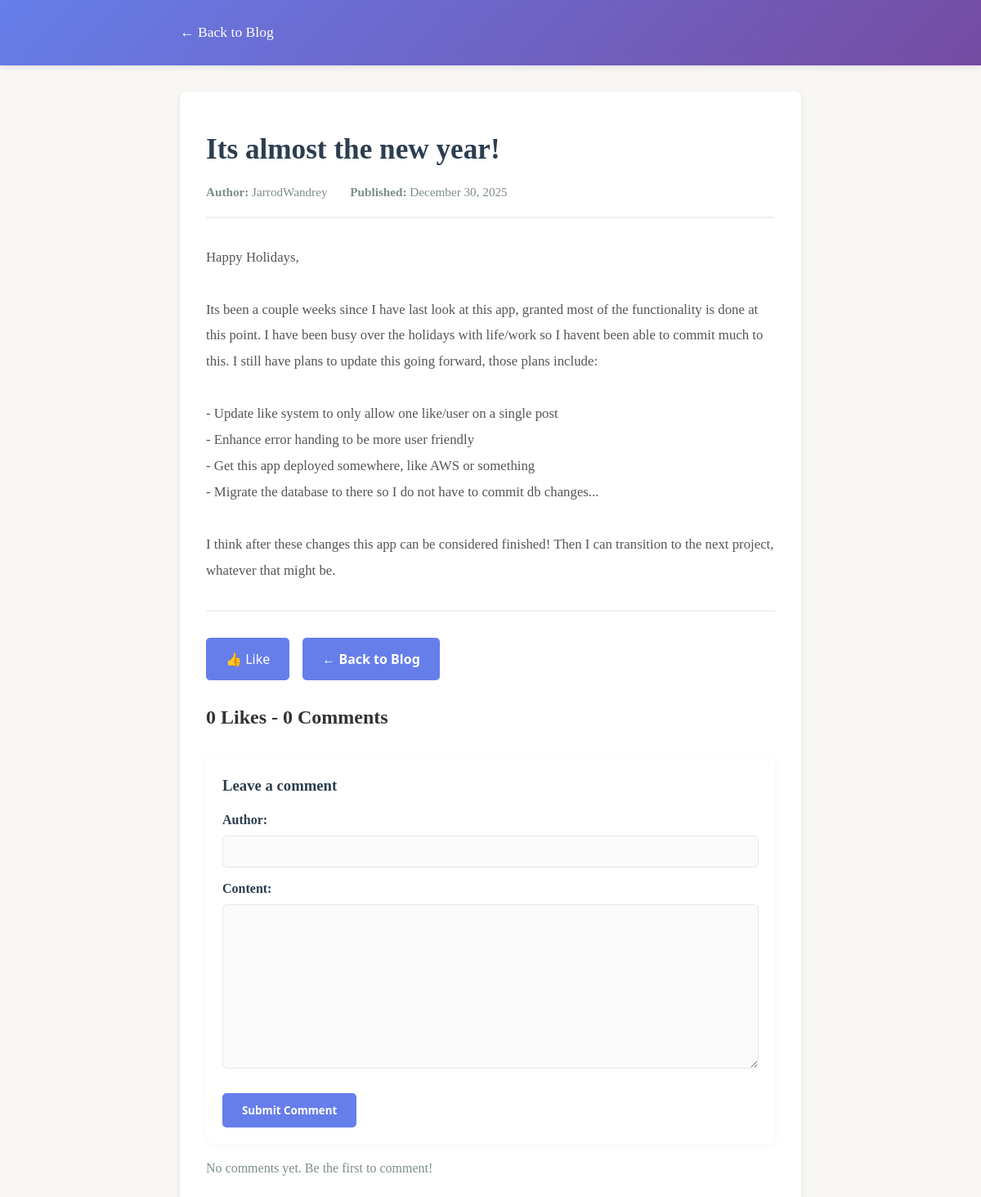
The page /show/8/ on the database as committed earlier.
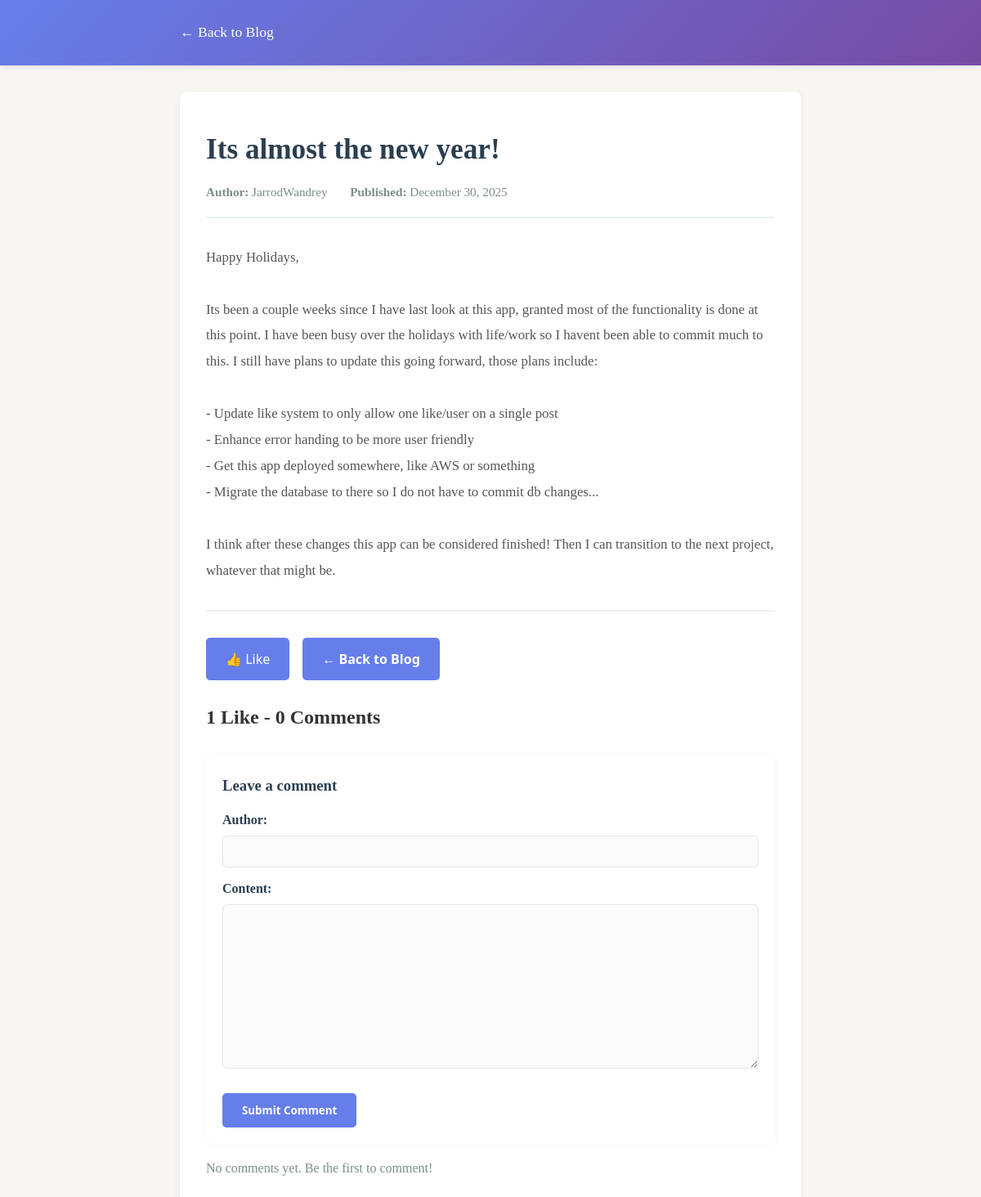
The same page on the database as committed later.
### blog/models.py (models this page shows)
class Post(models.Model):
    title = models.CharField(max_length=200)
    author = models.CharField(max_length=50)
    content = models.TextField()
    created_at = models.DateTimeField(auto_now_add=True)
    likes = models.IntegerField(default=0)

### blog/views.py (the view, shortened to what this page needs)
# urls.py: path('show/<int:post_id>/', views.show_post, name='show_post'),
def show_post(request, post_id):
    form = CommentForm()
    post = get_post_by_id(post_id)
    if post:
        return render(request, 'show_post.html', {'post': post, 'form': form})
    else:
        return HttpResponse("Post not found", status=404)

### blog/forms.py
class CommentForm(forms.ModelForm):
    author = forms.CharField(max_length=50, required=True, label='Author')
    content = forms.CharField(widget=forms.Textarea, required=True, label='Content')
    class Meta:
        model = Comment
        fields = ['author', 'content']

### blog/services.py (called while the page is built)
def get_post_by_id(post_id):
    try:
        post = Post.objects.get(id=post_id)
        return post
    except Post.DoesNotExist:
        return None

### blog/templates/show_post.html (shortened to what this page needs)
<!DOCTYPE html>
<html lang="en">
<head>
</head>
<body>
    <header>
        <div class="container">
            <a href="/" class="header-link">← Back to Blog</a>
        </div>
    </header>
    <div class="container">
        <div class="post-content-section">
            <h1>{{ post.title }}</h1>
            <div class="post-meta">
                <span><strong>Author:</strong> {{ post.author }}</span>
                <span><strong>Published:</strong> {{ post.created_at|date:"F d, Y" }}</span>
            </div>
            <div class="post-body">{{ post.content|escape }}</div>
            <div class="button-group">
                <a href="/like/{{post.id}}" class="like-btn">👍 Like</a>
                <a href="/" class="btn btn-home">← Back to Blog</a>
            </div>
            <div class="comments-section" style="margin-top:1.5rem;">
                <h2> {{ post.likes }} Like{{ post.likes|pluralize }} - {{ post.comments.count }} Comment{{ post.comments.count|pluralize }}</h2>
                <div class="comment-form">
                    <h3>Leave a comment</h3>
                    <form method="post" action="">
                        {% if user.is_authenticated %}
                        <input type="hidden" name="author" value="{{ user.username }}">
                        <p style="margin-bottom:0.5rem; color:#7f8c8d;">Commenting as <strong>{{ user.username }}</strong></p>
                        {% else %}
                        <div style="margin-bottom:0.75rem;">
                            {{ form.author.label_tag }}
                            {{ form.author }}
                        </div>
                        {% endif %}
                        <div style="margin-bottom:0.75rem;">
                            {{ form.content.label_tag }}
                            {{ form.content }}
                        </div>
                        <button type="submit" class="btn btn-home">Submit Comment</button>
                    </form>
                </div>
                <ul class="comments-list">
                    {% for comment in post.comments.all %}
                    <li class="comment">
                        <p class="meta"><strong>{{ comment.author }}</strong> — <small>{{ comment.created_at|date:"F d, Y H:i" }}</small></p>
                        <p class="body">{{ comment.content|linebreaksbr }}</p>
                    </li>
                    {% empty %}
                    <li class="no-comments" style="color:#7f8c8d;">No comments yet. Be the first to comment!</li>
                    {% endfor %}
                </ul>
            </div>
        </div>
    </div>
</body>
</html>

Rows that differ between the two databases and show on the page:
changed Post "Its almost the new year!": likes "0" → "1"
